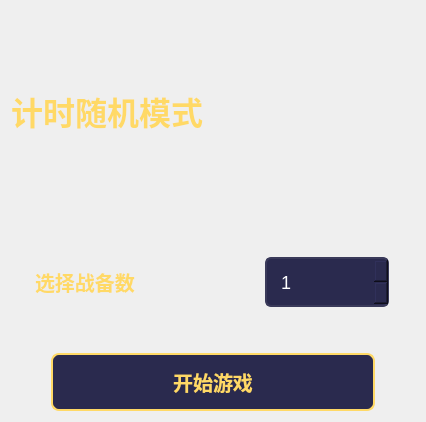
               <widget class="QWidget" name="TimeAttack_page_SetUp">
                <property name="styleSheet">
                 <string notr="true">QWidget#TimeAttack_page_SetUp {
    background-color: #1a1a2e;
}</string>
                </property>
                <layout class="QVBoxLayout" name="verticalLayout_2">
                 <item>
                  <widget class="QLabel" name="TimeAttack_titleLabel">
                   <property name="minimumSize">
                    <size>
                     <width>0</width>
                     <height>200</height>
                    </size>
                   </property>
                   <property name="maximumSize">
                    <size>
                     <width>16777215</width>
                     <height>200</height>
                    </size>
                   </property>
                   <property name="styleSheet">
                    <string notr="true">QLabel#TimeAttack_titleLabel {
    font-family: &quot;Microsoft YaHei&quot;;
    font-size: 32px;
    font-weight: bold;
    color: #ffd966;
    qproperty-alignment: AlignCenter;
}</string>
                   </property>
                   <property name="text">
                    <string>计时随机模式</string>
                   </property>
                  </widget>
                 </item>
                 <item>
                  <spacer name="verticalSpacer_3">
                   <property name="orientation">
                    <enum>Qt::Vertical</enum>
                   </property>
                   <property name="sizeHint" stdset="0">
                    <size>
                     <width>20</width>
                     <height>40</height>
                    </size>
                   </property>
                  </spacer>
                 </item>
                 <item>
                  <layout class="QHBoxLayout" name="horizontalLayout_3">
                   <item>
                    <widget class="QLabel" name="TimeAttack_countHintLabel">
                     <property name="minimumSize">
                      <size>
                       <width>200</width>
                       <height>50</height>
                      </size>
                     </property>
                     <property name="maximumSize">
                      <size>
                       <width>200</width>
                       <height>200</height>
                      </size>
                     </property>
                     <property name="styleSheet">
                      <string notr="true">QLabel#TimeAttack_countHintLabel {
    font-family: &quot;Microsoft YaHei&quot;;
    font-size: 20px;
    font-weight: bold;
    color: #ffd966;
    qproperty-alignment: AlignCenter;
}</string>
                     </property>
                     <property name="text">
                      <string>选择战备数</string>
                     </property>
                    </widget>
                   </item>
                   <item>
                    <widget class="QSpinBox" name="TimeAttack_countSpinBox">
                     <property name="sizePolicy">
                      <sizepolicy hsizetype="Fixed" vsizetype="Fixed">
                       <horstretch>0</horstretch>
                       <verstretch>0</verstretch>
                      </sizepolicy>
                     </property>
                     <property name="minimumSize">
                      <size>
                       <width>108</width>
                       <height>50</height>
                      </size>
                     </property>
                     <property name="styleSheet">
                      <string notr="true">QSpinBox#TimeAttack_countSpinBox {
    background-color: #2a2a4e;
    color: #ffffff;
    border: 2px solid #3a3a5a;
    border-radius: 6px;
    padding: 6px 12px;
    font-family: &quot;Microsoft YaHei&quot;;
    font-size: 18px;
    min-width: 80px;
}

/* 取消聚焦时的金色高亮 */
QSpinBox#spinBox:focus {
    border-color: #3a3a5a;
}

/* 上下按钮背景 */
QSpinBox#spinBox::up-button,
QSpinBox#spinBox::down-button {
    background-color: #2a2a4e;
    border: none;
    width: 22px;
}

QSpinBox#spinBox::up-button:hover,
QSpinBox#spinBox::down-button:hover {
    background-color: #3a3a5e;
}

/* 金色向上箭头 */
QSpinBox#spinBox::up-arrow {
    border-left: 4px solid transparent;
    border-right: 4px solid transparent;
    border-bottom: 6px solid #ffd966;
}

/* 金色向下箭头 */
QSpinBox#spinBox::down-arrow {
    border-left: 4px solid transparent;
    border-right: 4px solid transparent;
    border-top: 6px solid #ffd966;
}</string>
                     </property>
                     <property name="minimum">
                      <number>1</number>
                     </property>
                     <property name="maximum">
                      <number>100</number>
                     </property>
                    </widget>
                   </item>
                  </layout>
                 </item>
                 <item>
                  <spacer name="verticalSpacer_2">
                   <property name="orientation">
                    <enum>Qt::Vertical</enum>
                   </property>
                   <property name="sizeHint" stdset="0">
                    <size>
                     <width>20</width>
                     <height>40</height>
                    </size>
                   </property>
                  </spacer>
                 </item>
                 <item>
                  <layout class="QHBoxLayout" name="horizontalLayout_4">
                   <item>
                    <spacer name="horizontalSpacer">
                     <property name="orientation">
                      <enum>Qt::Horizontal</enum>
                     </property>
                     <property name="sizeHint" stdset="0">
                      <size>
                       <width>40</width>
                       <height>20</height>
                      </size>
                     </property>
                    </spacer>
                   </item>
                   <item>
                    <widget class="QPushButton" name="TimeAttack_startButton">
                     <property name="sizePolicy">
                      <sizepolicy hsizetype="Minimum" vsizetype="Fixed">
                       <horstretch>0</horstretch>
                       <verstretch>0</verstretch>
                      </sizepolicy>
                     </property>
                     <property name="minimumSize">
                      <size>
                       <width>324</width>
                       <height>0</height>
                      </size>
                     </property>
                     <property name="maximumSize">
                      <size>
                       <width>200</width>
                       <height>16777215</height>
                      </size>
                     </property>
                     <property name="styleSheet">
                      <string notr="true">QPushButton#TimeAttack_startButton {
    background-color: #2a2a4e;
    color: #ffd966;
    border: 2px solid #ffd966;
    border-radius: 8px;
    padding: 12px 60px;
    font-family: &quot;Microsoft YaHei&quot;;
    font-size: 20px;
    font-weight: bold;
    min-width: 200px;
}

QPushButton#TimeAttack_startButton:hover {
    background-color: #3a3a5e;
    color: #ffe58a;
    border-color: #ffe58a;
}

QPushButton#TimeAttack_startButton:pressed {
    background-color: #ffd966;
    color: #1a1a2e;
}</string>
                     </property>
                     <property name="text">
                      <string>开始游戏</string>
                     </property>
                    </widget>
                   </item>
                   <item>
                    <spacer name="horizontalSpacer_2">
                     <property name="orientation">
                      <enum>Qt::Horizontal</enum>
                     </property>
                     <property name="sizeHint" stdset="0">
                      <size>
                       <width>40</width>
                       <height>20</height>
                      </size>
                     </property>
                    </spacer>
                   </item>
                  </layout>
                 </item>
                </layout>
               </widget>
